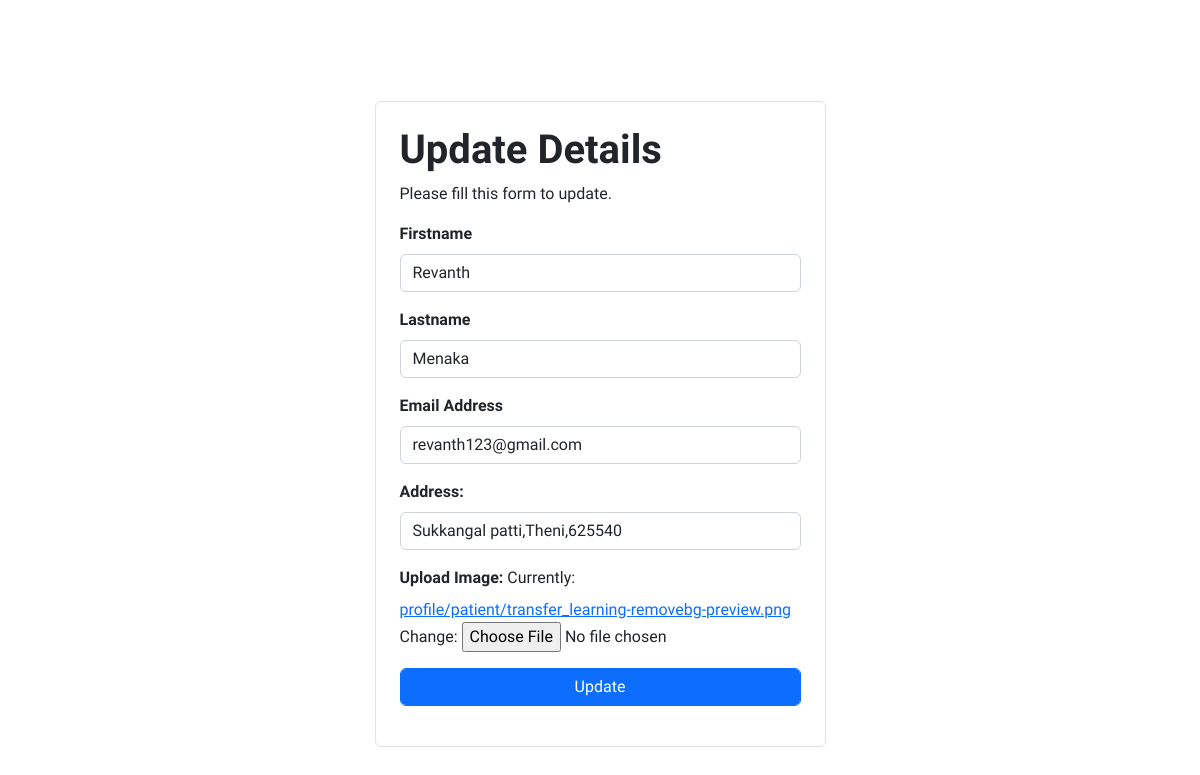
Before: /update-profile/ (signed in) with the older database file.
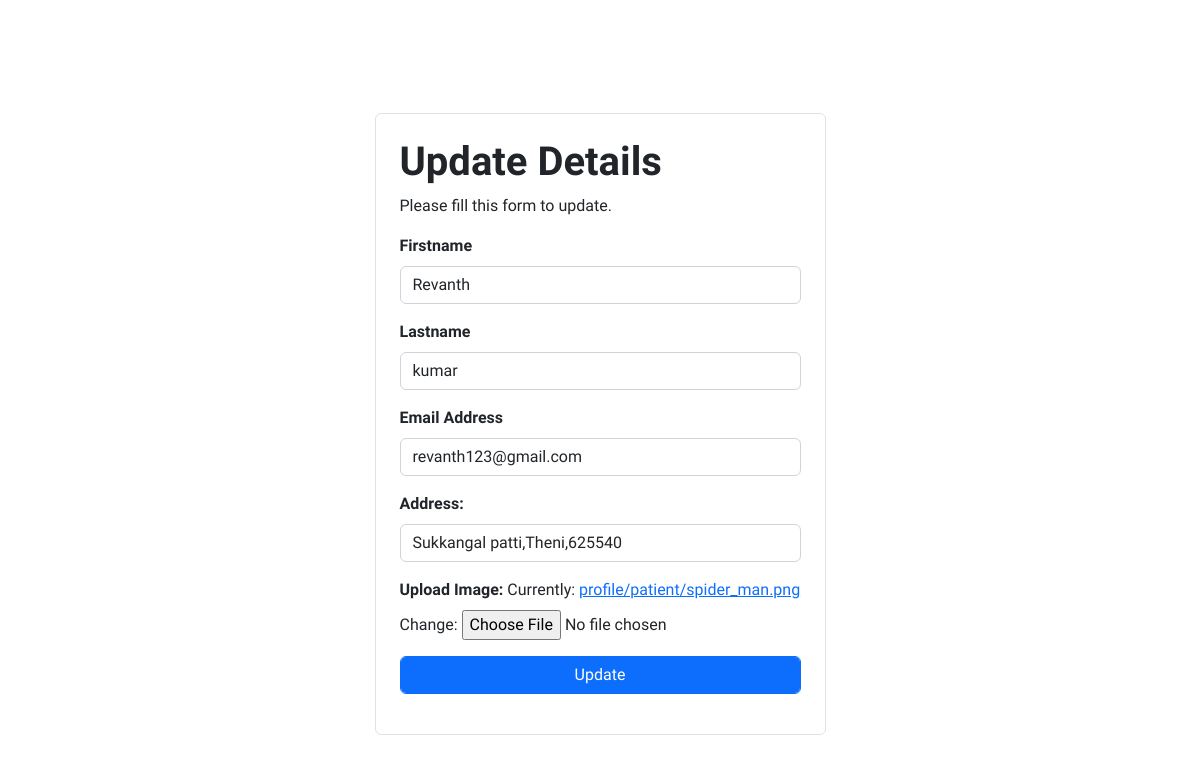
After: the same page with the newer database file.
### users/models.py (models this page shows)
class Patient(models.Model):
    user = models.OneToOneField(User, on_delete=models.CASCADE, primary_key=True, related_name='patient')
    first_name = models.CharField(max_length=50)
    last_name = models.CharField(max_length=50)
    profile = models.ImageField(upload_to="profile/patient/")
    address = models.TextField()

### users/views.py (the view, shortened to what this page needs)
# urls.py: path("update-profile/", views.update_detail, name="update-profile"),
@login_required
def update_detail(request):
    user = request.user
    if user.is_doctor:
        forms = UpdateForm(initial={'first_name':user.doctor.first_name,'last_name':user.doctor.last_name,'email':user.email,'address':user.doctor.address,'profile':user.doctor.profile})
    elif user.is_patient:
        forms = UpdateForm(initial={'first_name':user.patient.first_name,'last_name':user.patient.last_name,'email':user.email,'address':user.patient.address,'profile':user.patient.profile})
    return render(request, 'users/updatedetails.html', {'user':request.user,'form':forms})

### users/forms.py
class UpdateForm(forms.Form):
    first_name = forms.CharField(widget=forms.TextInput(attrs={'class':'form-control','id':'fname','required':'required'}))
    last_name = forms.CharField(widget=forms.TextInput(attrs={'class':'form-control', 'id':'lname','required':'required'}))
    email = forms.EmailField(widget=forms.EmailInput(attrs={'class': 'form-control','required':'required','id':'mail'}))
    address = forms.CharField(widget=forms.TextInput(attrs={'class':'form-control','id':'address','required':'required'}))
    profile = forms.ImageField()

### templates/users/updatedetails.html (shortened to what this page needs)
<!DOCTYPE html>
<html lang="en">
{% load static %}
<head>
  <link href="https://cdn.jsdelivr.net/npm/bootstrap@5.2.0-beta1/dist/css/bootstrap.min.css" rel="stylesheet">
  <link rel="stylesheet" href="main.css">
</head>
<body>
<br>
  <div class="container">
    <div class="row min-vh-100 justify-content-center align-items-center">
      <div class="col-lg-5">
        <div class="form-wrap border rounded p-4">
          <h1>Update Details</h1>
          <p>Please fill this form to update.</p>
          <form action="" method="post" enctype="multipart/form-data">
            <div class="mb-3">
              <label for="fname" class="form-label">Firstname</label>
	            {{form.first_name}}
            </div>
            <div class="mb-3">
              <label for="lname" class="form-label">Lastname</label>
              {{form.last_name}}
            </div>
            <div class="mb-3">
              <label for="mail" class="form-label">Email Address</label>
	            {{form.email}}
            </div>
            <div class="mb-3">
            <label for="address" class="form-label" >Address:</label>
            {{form.address}}
            </div>
            <div class="mb-3">
            <label for="image-upload" class="form-label" >Upload Image:</label>
            {{form.profile}}
            </div>
            <div class="mb-3">
              <input type="submit" class="btn btn-primary form-control" name="submit" value="Update">
            </div>
          </form>
        </div>
      </div>
    </div>
  </div>
  <br>
</body>
</html>

Changed rows visible on the page:
changed Patient "Revanth": last_name "Menaka" → "kumar"
Other visible differences:
text no longer shown: "Currently: profile/patient/transfer_learning-removebg-preview.png Change:"
text now shown: "Currently: profile/patient/spider_man.png Change:"
